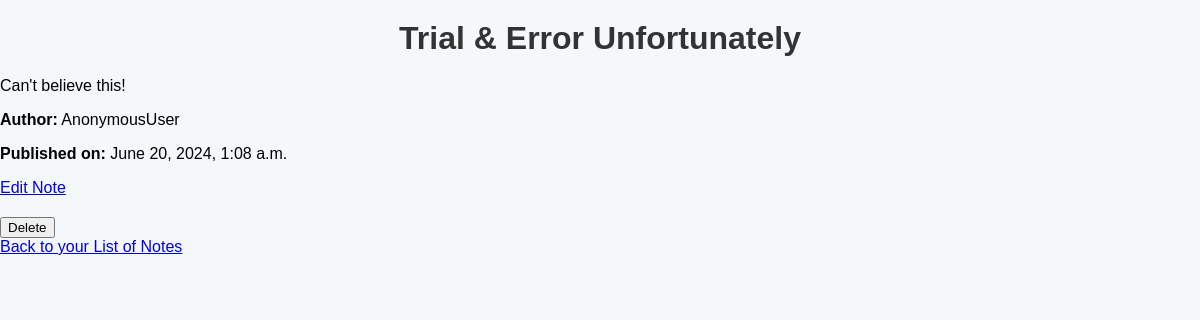
The page /notes/1/ on the database its author committed.
### my_notes/models.py (models this page shows, shortened)
class PostItNote(models.Model):
    title = models.CharField(max_length=200)
    content = models.TextField()
    created_at = models.DateTimeField(auto_now_add=True)
    author = models.CharField(max_length=30)

### my_notes/views.py (the view)
# urls.py: path("notes/<int:note_id>/", views.check_note, name="check"),
def check_note(request, note_id):
    note = get_object_or_404(PostItNote, id=note_id)
    return render(request, "my_notes/check_note.html", {"note": note})

### my_notes/templates/my_notes/check_note.html (shortened to what this page needs)
<!DOCTYPE html>
<html>
<head>
    {% load static %}
    <link rel="stylesheet" href="{% static 'my_notes/styles.css' %}">
</head>
<body>
    <h1>{{ note.title }}</h1>
    <p>{{ note.content }}</p>
    <p><strong>Author:</strong> {{ note.author }}</p>
    <p><strong>Published on:</strong> {{ note.created_at }}</p>
    <div>
        <a href="{% url 'edit' note.id %}">Edit Note</a>
    </div>
    <form method="POST" action="{% url 'delete' note.id %}" style="margin-top: 20px;">
        <button type="submit" class="delete-button">Delete</button>
    </form>
    <div>
        <a href="{% url 'view' %}">Back to your List of Notes</a>
    </div>
</body>
</html>

### my_notes/static/my_notes/styles.css (style rules this page uses)
body { font-family: 'Arial', sans-serif; margin: 0; padding: 0; background-color: #f4f8fb; }
h1 { text-align: center; color: #333; margin: 20px 0; }

### rows shown on the page
PostItNote: title "Trial & Error Unfortunately", content "Can't believe this!", author "AnonymousUser", created_at "June 20, 2024, 1:08 a.m."
